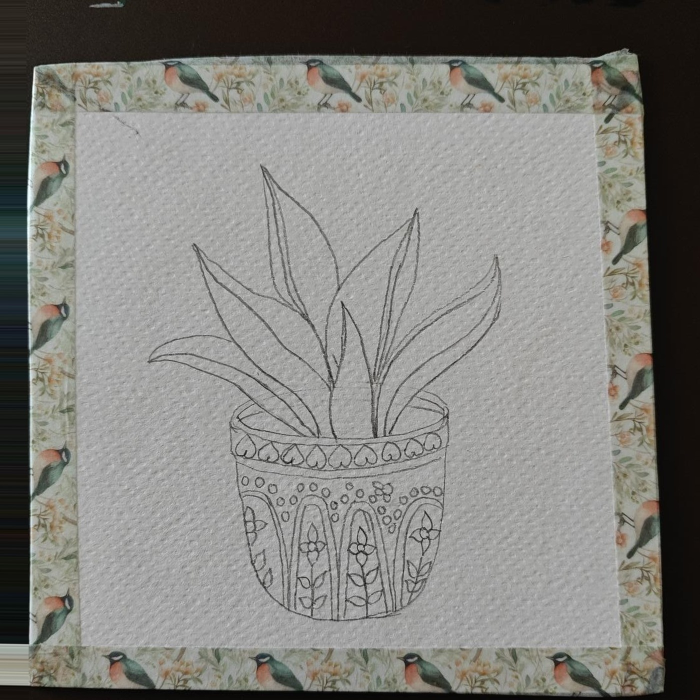
#> input picture day4/aligned/01.jpg, 1400 x 1400 px (shown at 1/2 size); its folder holds 4 pictures in this run
$ python make_day4.py aligned/01.jpg
#> lines starting #> are read from the running program, lines starting #| are printed output that depends on the picture
#!/usr/bin/env python3
"""Painting my way back to myself, Day 4: a process reel of the snake-plant folk painting.

The ten progress photos (aligned by align.py so the board never moves) are revealed one
after another with a hand-painted brush-stroke wipe, so it looks like the painting
fills itself in on one canvas. Captions are burned in; the audio track is silent so
music can be added in Instagram.

Usage:  python3 align.py                 # once, writes aligned/
        python3 make_day4.py             # renders output/day4_process.mp4
        python3 make_day4.py --preview 1 5 20   # stills at those seconds -> output/preview/
"""
import math
import os
import subprocess
import sys
from multiprocessing import Pool

import numpy as np
from PIL import Image, ImageDraw, ImageFilter, ImageFont

HERE = os.path.dirname(os.path.abspath(__file__))
FONTS = os.path.join(HERE, "..", "fonts")
ALIGNED = os.path.join(HERE, "aligned")
OUT = os.path.join(HERE, "output")

W, H = 1080, 1920
FPS = 30
ART = 900                 # side of the painting on screen
ART_Y = 420               # top of the painting (keeps clear of the Reels UI)

# palette pulled from the painting
CREAM = (246, 238, 222)
COBALT = (62, 92, 160)
CRIMSON = (178, 40, 62)
MUSTARD = (232, 168, 52)
LEAF = (40, 110, 70)
INK = (34, 30, 30)

STEPS = [
    "pencil sketch first",
    "folk motifs: suns, vines + two little birds",
    "snake plant, stripe by stripe",
    "the pot: crimson + mustard",
    "the birds get their colour",
    "vines... and the first scary patch of blue",
    "committing to the blue",
    "gold dots everywhere",
    "sun motifs in the corners",
    "tape off, heart border + ink outlines",
]

# timeline (seconds)
T_HOOK = 3.2              # finished piece + title
T_WIPE = 0.9              # brush wipe between stages
T_HOLD = 1.55             # hold on each stage
T_FIRST = 1.6             # hold on the sketch before the first wipe


# [4 lines left out: function caveat, not called in this run]


def marker(size):
    return ImageFont.truetype(os.path.join(FONTS, "PermanentMarker-Regular.ttf"), size)


def clamp(x):
    return 0.0 if x < 0 else 1.0 if x > 1 else x


def ease(x):
    x = clamp(x)
    return x * x * (3 - 2 * x)


def ease_out_back(x, s=1.7):
    x = clamp(x) - 1
    return x * x * ((s + 1) * x + s) + 1


# --------------------------------------------------------------------------- assets

# [11 lines left out: function paper_bg, not called in this run]


def load_stages():
    return [np.asarray(Image.open(os.path.join(ALIGNED, f"{i:02d}.jpg")).convert("RGB")
                       .resize((ART, ART), Image.LANCZOS)).astype(np.float32) for i in range(1, 11)]
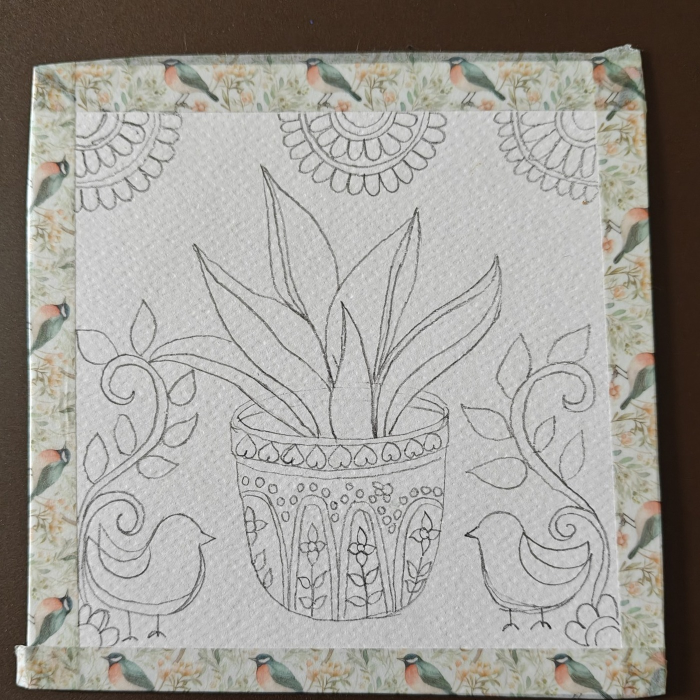
#> input picture day4/aligned/02.jpg, 1400 x 1400 px (shown at 1/2 size)
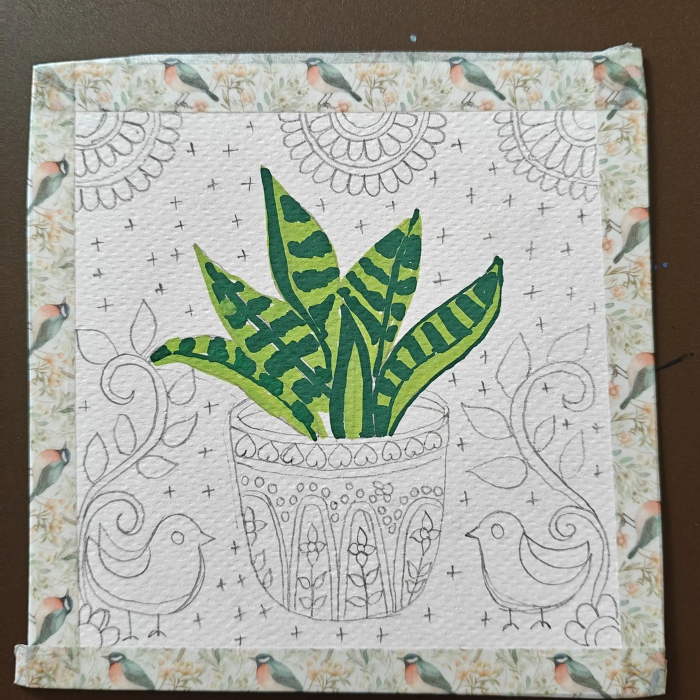
#> input picture day4/aligned/03.jpg, 1400 x 1400 px (shown at 1/2 size)
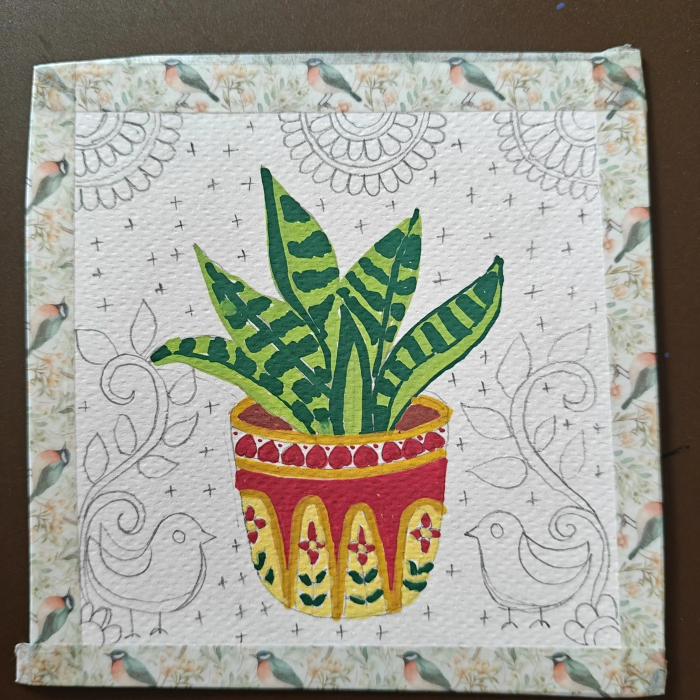
#> input picture day4/aligned/04.jpg, 1400 x 1400 px (shown at 1/2 size)


# [25 lines left out: function brush_field, not called in this run]


def clamp_arr(a):
    return np.clip(a, 0, 1)


# [73 lines left out: functions caption_strip, heart, paste_center, build_timeline, not called in this run]


STAGES = None
FIELDS = None
BG = None
SEGS = None
STEP_STARTS = None
DURATION = None
STRIPS = {}
TITLE = {}


def setup():
    global STAGES, FIELDS, BG, SEGS, STEP_STARTS, DURATION
    STAGES = load_stages()
    FIELDS = [brush_field(100 + i, n=6 if i % 2 else 7) for i in range(10)]
    BG = paper_bg()
    SEGS, STEP_STARTS, DURATION = build_timeline()
    f = caveat(66)
    for i, s in enumerate(STEPS):
        STRIPS[i] = caption_strip(s, f, (255, 252, 244), INK, 50 + i)
    TITLE["series"] = caption_strip("painting my way back to myself", caveat(70), COBALT, (255, 252, 244), 7)
    TITLE["day"] = caption_strip("DAY 4", marker(120), MUSTARD, INK, 8, pad=(46, 8))
    TITLE["how"] = caption_strip("how it came together", caveat(64), (255, 252, 244), INK, 9)
    TITLE["before"] = caption_strip("before", caveat(58), (255, 252, 244), INK, 10, pad=(28, 10))
    TITLE["after"] = caption_strip("after", caveat(58), CRIMSON, (255, 252, 244), 11, pad=(28, 10))
    TITLE["done"] = caption_strip("day 4: done", marker(92), CRIMSON, (255, 252, 244), 12, pad=(46, 10))
    TITLE["tomorrow"] = caption_strip("see you tomorrow for day 5", caveat(70), (255, 252, 244), INK, 13)
    TITLE["heart"] = heart(90, CRIMSON + (255,))
    TITLE["heart_s"] = heart(60, MUSTARD + (255,))


# [112 lines left out: functions art_frame, frame_at, not called in this run]


def render(i):
    return np.asarray(frame_at(i / FPS)).tobytes()


def main():
    os.makedirs(OUT, exist_ok=True)
    setup()
    if "--preview" in sys.argv:
        pdir = os.path.join(OUT, "preview")
        os.makedirs(pdir, exist_ok=True)
        times = [float(a) for a in sys.argv[sys.argv.index("--preview") + 1:]] or [2.5, 5, 8, 15, 24, 32, 36]
        for ts in times:
            frame_at(ts).save(os.path.join(pdir, f"t{ts:05.1f}.jpg"), quality=88)
        print("duration", DURATION)
        return
    n = int(DURATION * FPS)
    out = os.path.join(OUT, "day4_process.mp4")
    cmd = ["ffmpeg", "-y", "-loglevel", "error", "-f", "rawvideo", "-pix_fmt", "rgb24", "-s", f"{W}x{H}",
           "-r", str(FPS), "-i", "-", "-f", "lavfi", "-i", "anullsrc=r=44100:cl=stereo",
           "-c:v", "libx264", "-preset", "slow", "-crf", "20", "-pix_fmt", "yuv420p", "-profile:v", "high",
           "-c:a", "aac", "-b:a", "128k", "-shortest", "-movflags", "+faststart", out]
    proc = subprocess.Popen(cmd, stdin=subprocess.PIPE)
    with Pool(os.cpu_count()) as pool:
        for i, buf in enumerate(pool.imap(render, range(n), chunksize=4)):
            proc.stdin.write(buf)
            if i % 90 == 0:
                print(f"frame {i}/{n}", flush=True)
    proc.stdin.close()
    proc.wait()
    frame_at(2.6).save(os.path.join(OUT, "cover.jpg"), quality=92)
    print("wrote", out, f"({DURATION:.1f}s)")


if __name__ == "__main__":
#> (the run stopped early here; a loop or call above may not have finished)
